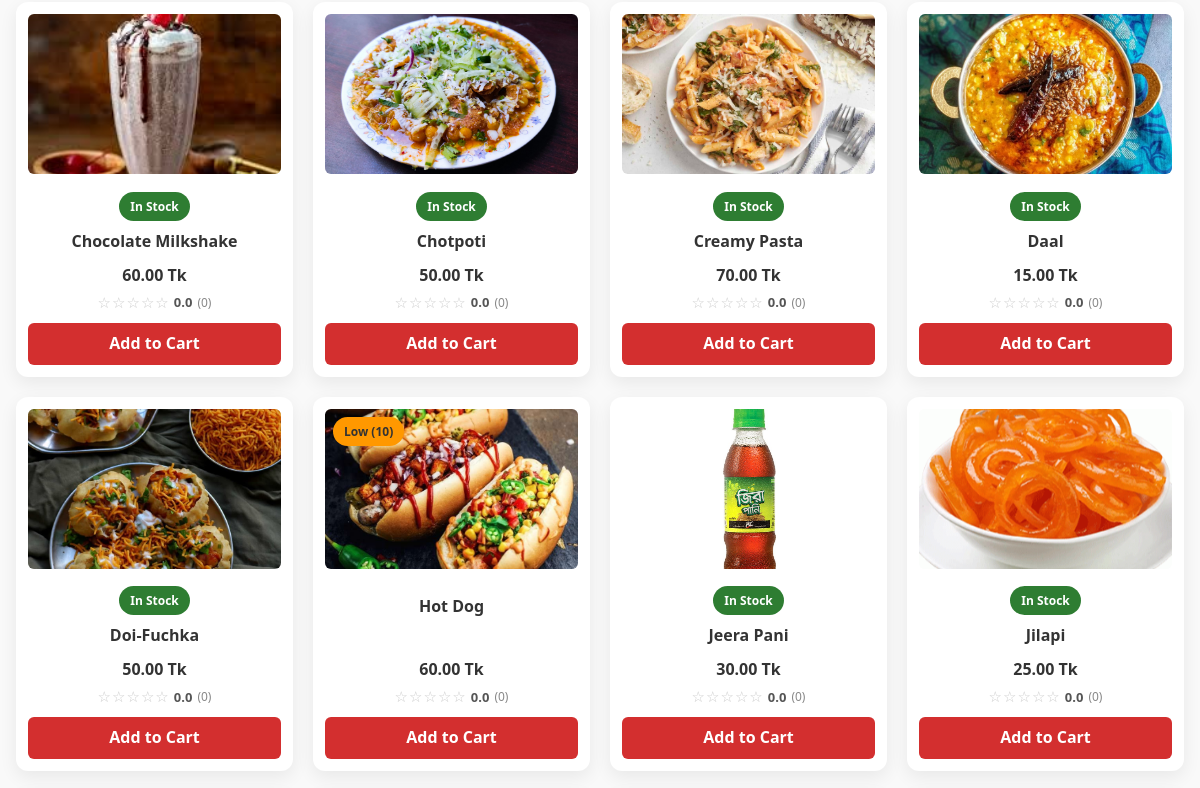
The app's page /menu/ (middle part), older data.
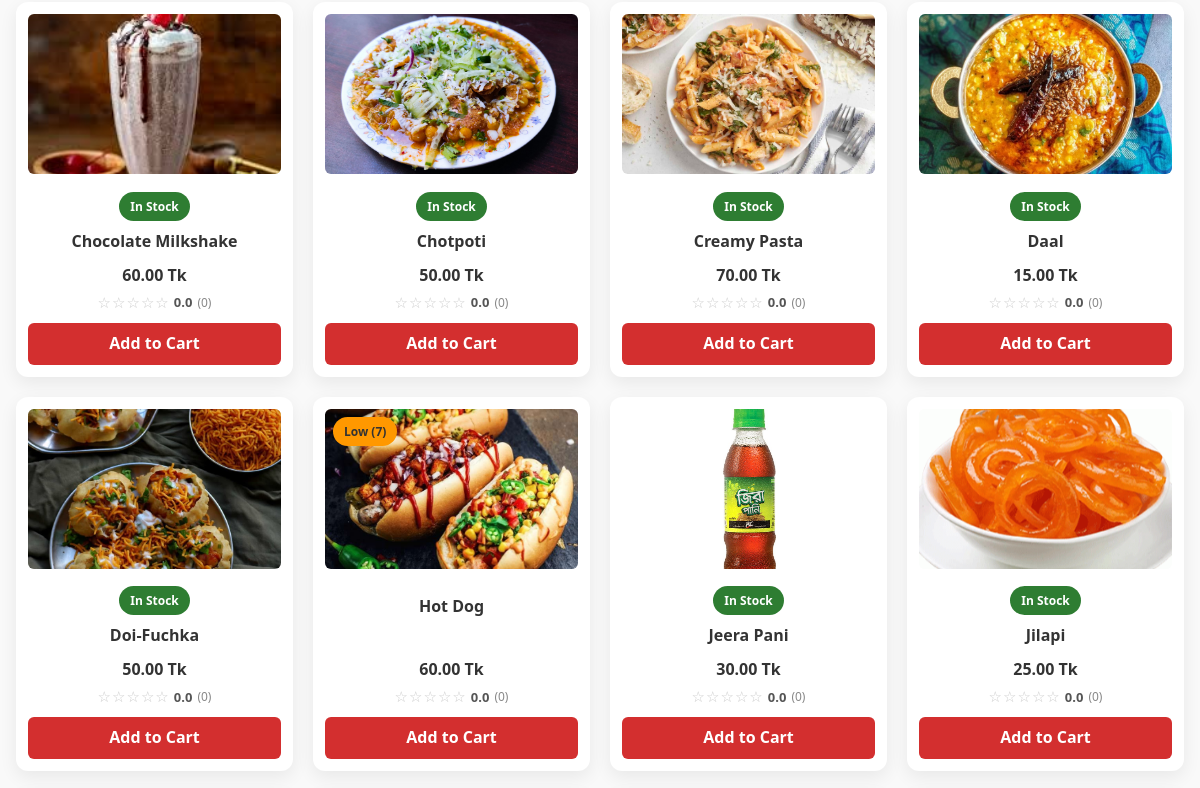
The same page, newer data.
### my_canteen/models.py (models this page shows, shortened)
class MenuItem(models.Model):
    name = models.CharField(max_length=100)
    description = models.TextField(blank=True)
    price = models.DecimalField(max_digits=6, decimal_places=2)
    stock = models.PositiveIntegerField(default=0)
    image = models.ImageField(upload_to='menu/', blank=True, null=True)
    category = models.ForeignKey(Category, on_delete=models.CASCADE, null=True)
    is_active = models.BooleanField(default=True)
    is_popular = models.BooleanField(default=False)
    rating_avg = models.FloatField(default=0)
    rating_count = models.PositiveIntegerField(default=0)

### my_canteen/views.py (the view)
# urls.py: path('menu/', views.menu_page, name='menu'),
def menu_page(request):
    q = request.GET.get('q', '').strip()
    min_price = request.GET.get('min_price') or ''
    max_price = request.GET.get('max_price') or ''
    sort = request.GET.get('sort') or ''
    active_cat = request.GET.get('cat') or ''  # keep as string for template
    items = MenuItem.objects.filter(is_active=True)
    if active_cat:
        try:
            items = items.filter(category_id=int(active_cat))
        except ValueError:
            active_cat = ''  # invalid cat id -> treat as "All"
    if q:
        items = items.filter(Q(name__icontains=q) | Q(description__icontains=q))
    if min_price:
        items = items.filter(price__gte=min_price)
    if max_price:
        items = items.filter(price__lte=max_price)
    if sort == "price_asc":
        items = items.order_by("price")
    elif sort == "price_desc":
        items = items.order_by("-price")
    else:
        items = items.order_by("-is_popular", "name")
    categories = Category.objects.all().order_by("name")
    recommended_items = get_recommended_items(request.user, base_item=None, limit=6)
    context = {
        "items": items,
        "categories": categories,
        "active_cat": active_cat,
        "q": q,
        "min_price": min_price,
        "max_price": max_price,
        "sort": sort,
        "recommended_items": recommended_items,
    }
    return render(request, 'my_canteen/menu.html', context)

### my_canteen/context_processors.py (called while the page is built)
def favorites_processor(request):
    if request.user.is_authenticated:
        fav_ids = Favorite.objects.filter(user=request.user).values_list('item_id', flat=True)
        return {"favorite_items": set(fav_ids)}
    return {"favorite_items": set()}

def cart_count(request):
    cart = request.session.get("cart", {})
    return {"cart_count": sum(cart.values())}

### my_canteen/views.py (called while the page is built)
def get_recommended_items(user, base_item=None, limit=6):
    qs = MenuItem.objects.filter(is_active=True)
    if base_item and base_item.category:
        qs = qs.filter(category=base_item.category).exclude(id=base_item.id)
    elif user.is_authenticated:
        top_cats = get_user_top_categories(user)
        if top_cats:
            qs = qs.filter(category__in=top_cats)
    qs = qs.order_by("-is_popular", "name")
    return qs[:limit]

### my_canteen/templates/my_canteen/menu.html (shortened to what this page needs)
{% extends "my_canteen/base.html" %}
{% block content %}
<div class="card-grid">
  {% for item in items %}
    <div class="card surface">
      <a class="card-media" href="{% url 'item_detail' item.id %}">
        {% if item.image %}
          <img src="{{ item.image.url }}" alt="{{ item.name }}">
        {% else %}
          <img src="https://via.placeholder.com/300x200?text=No+Image" alt="{{ item.name }}">
        {% endif %}
        {% if item.stock > 10 %}
          <span class="badge success">In Stock</span>
        {% elif item.stock > 0 %}
          <span class="badge warning">Low ({{ item.stock }})</span>
        {% else %}
          <span class="badge danger">Out</span>
        {% endif %}
      </a>
      <a class="card-title" href="{% url 'item_detail' item.id %}">
        {{ item.name }}
      </a>
      <div class="card-meta">
        <span class="price"><strong>{{ item.price }} Tk</strong></span>
        <span class="stars" title="{{ item.rating_avg|default:0|floatformat:1 }}/5">
          {% for i in "12345" %}
            {% if item.rating_avg and forloop.counter <= item.rating_avg %}
              <span class="star filled">★</span>
            {% else %}
              <span class="star">☆</span>
            {% endif %}
          {% endfor %}
          <span class="avg">{{ item.rating_avg|default:0|floatformat:1 }}</span>
          <span class="count">({{ item.rating_count|default:0 }})</span>
        </span>
      </div>
      {% if item.stock > 0 %}
        <a href="{% url 'add_to_cart' item.id %}" class="btn btn-primary">Add to Cart</a>
      {% else %}
        <p class="out-of-stock">Out of Stock</p>
      {% endif %}
    </div>
  {% empty %}
    <div class="empty-state">
      <img src="https://via.placeholder.com/120?text=No+Items" alt="No items">
      <h3>No food items found</h3>
      <p>Try changing filters or search text.</p>
    </div>
  {% endfor %}
</div>
{% endblock %}

Row changes from the older to the newer data that the page shows:
changed MenuItem "Hot Dog": stock "10" → "7"
